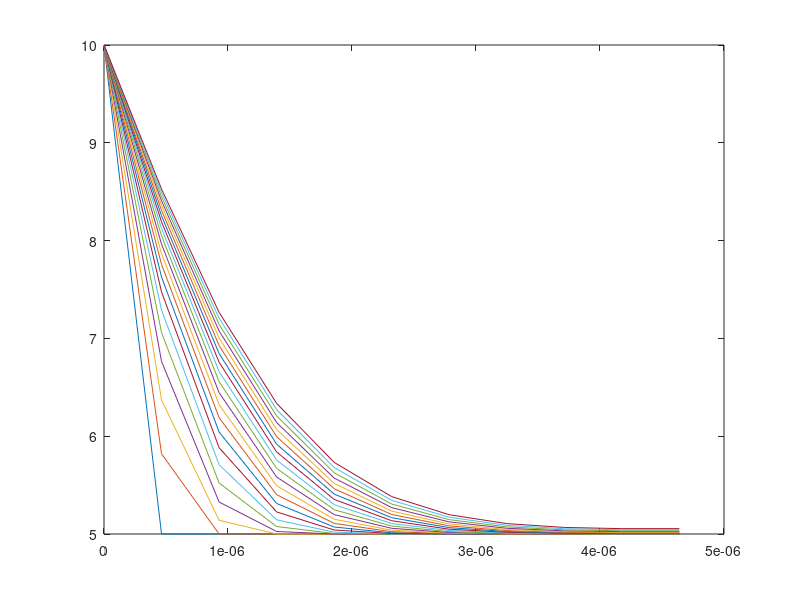

The MATLAB script that drew this image:
clear;
close all;

L = 2; %lenght 
rho = 1000;  %density
nu = 1e-3;  %viscosity
Dab = 1.16e-5;  %diffusion coefficient
Ca1 = 5; 
Ca2 = 10;
u_inf = 1;  %velocity of free stream

Re_crit = 3.5e5; %critical Re no. 
z_crit = nu*Re_crit/(rho*u_inf); %critical z value
del_crit = 4.64*z_crit/Re_crit;  %critical boundary thickness
s = (3e-8); %scaling factor to bring z axis in perspective for graph
dx = del_crit/10;
dz = 0.1;

x = 0:dx:del_crit;
z = 0:dz:L;

[~,n] = size(x);
[~,m] = size(z);

C = zeros(m,n);

C(1,:) = Ca1;
C(:,1) = Ca2;

for k = 2:m
    Re = rho*u_inf*z(k)/nu;
    if(Re<Re_crit)
        del = 4.64*z(k)/Re;
    else
        del = del_crit;
    end
    %assigning value of del based on reynolds no. at that value of z
    for i = 2:n
        if(x(i)<(del_crit - del))
            uz = u_inf;
        else
            uz = (3/2)*((del_crit - x(i))/del) - (1/2)*((del_crit - x(i))/del)^3;
        end
        %assigning velocity depending on distance from platform
        if(x(i) == del_crit)
            C(k,i) = C(k,i-1);
        else
            C(k,i) = C(k-1,i) + (Dab*s/uz)*(C(k-1,i+1) - 2*C(k-1,i) + C(k-1,i-1))*(dz/(dx^2));
        end
    end
end

plot(x,C); %please comment it and uncomment next line if you want to see the 3D plot
%surf(C); %please uncomment this line to see 3D plot
